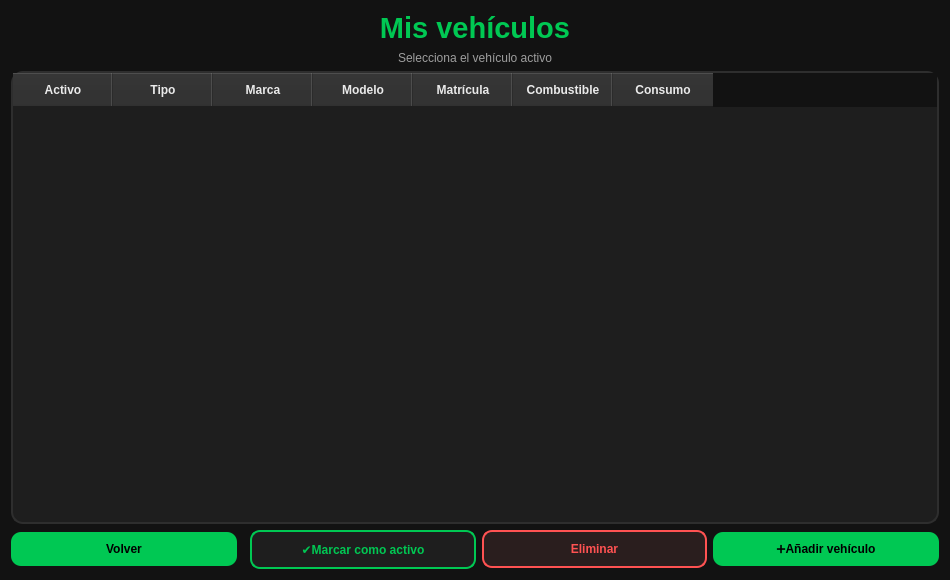
<?xml version="1.0" encoding="UTF-8"?>
<ui version="4.0">
 <class>VehiculosView</class>
 <widget class="QWidget" name="VehiculosView">
  <property name="geometry">
   <rect>
    <x>0</x>
    <y>0</y>
    <width>950</width>
    <height>580</height>
   </rect>
  </property>
  <property name="windowTitle">
   <string>Mis vehículos</string>
  </property>

  <property name="styleSheet">
   <string>
QWidget {
    background-color: #121212;
    color: #eaeaea;
    font-family: Segoe UI;
}

QLabel#labelTitulo {
    color: #00c853;
}

QLabel#labelSubtitulo {
    color: #9e9e9e;
}

QTableWidget {
    background-color: #1e1e1e;
    border: 2px solid #2e2e2e;
    border-radius: 12px;
}

QHeaderView::section {
    background-color: #2a2a2a;
    padding: 8px;
    font-weight: bold;
}

QTableWidget::item:selected {
    background-color: #00c853;
    color: #000000;
}

QPushButton {
    background-color: #00c853;
    border-radius: 10px;
    padding: 10px 18px;
    font-weight: bold;
    color: #000000;
}

QPushButton:hover {
    background-color: #00e676;
}

QPushButton#btnSetActivo {
    background-color: #1e1e1e;
    border: 2px solid #00c853;
    color: #00c853;
}

QPushButton#btnSetActivo:hover {
    background-color: #00c853;
    color: #000000;
}

QPushButton#btnEliminar {
    background-color: #2a1e1e;
    border: 2px solid #ff5252;
    color: #ff5252;
}

QPushButton#btnEliminar:hover {
    background-color: #ff5252;
    color: #000000;
}
   </string>
  </property>

  <layout class="QVBoxLayout">

   <item>
    <widget class="QLabel" name="labelTitulo">
     <property name="text">
      <string>Mis vehículos</string>
     </property>
     <property name="alignment">
      <set>Qt::AlignCenter</set>
     </property>
     <property name="font">
      <font>
       <pointsize>22</pointsize>
       <bold>true</bold>
      </font>
     </property>
    </widget>
   </item>

   <item>
    <widget class="QLabel" name="labelSubtitulo">
     <property name="text">
      <string>Selecciona el vehículo activo</string>
     </property>
     <property name="alignment">
      <set>Qt::AlignCenter</set>
     </property>
    </widget>
   </item>

   <item>
    <widget class="QTableWidget" name="tablaVehiculos">
     <property name="columnCount">
      <number>7</number>
     </property>
     <column><property name="text"><string>Activo</string></property></column>
     <column><property name="text"><string>Tipo</string></property></column>
     <column><property name="text"><string>Marca</string></property></column>
     <column><property name="text"><string>Modelo</string></property></column>
     <column><property name="text"><string>Matrícula</string></property></column>
     <column><property name="text"><string>Combustible</string></property></column>
     <column><property name="text"><string>Consumo</string></property></column>
    </widget>
   </item>

   <item>
    <layout class="QHBoxLayout">

     <item>
      <widget class="QPushButton" name="btnVolver">
       <property name="text">
        <string>Volver</string>
       </property>
      </widget>
     </item>

     <item>
      <spacer name="horizontalSpacer">
       <property name="orientation">
        <enum>Qt::Horizontal</enum>
       </property>
      </spacer>
     </item>

     <item>
      <widget class="QPushButton" name="btnSetActivo">
       <property name="text">
        <string>✔Marcar como activo</string>
       </property>
      </widget>
     </item>

     <item>
      <widget class="QPushButton" name="btnEliminar">
       <property name="text">
        <string>Eliminar</string>
       </property>
      </widget>
     </item>

     <item>
      <widget class="QPushButton" name="btnAddVehiculo">
       <property name="text">
        <string>➕Añadir vehículo</string>
       </property>
      </widget>
     </item>

    </layout>
   </item>

  </layout>
 </widget>
 <resources/>
 <connections/>
</ui>
